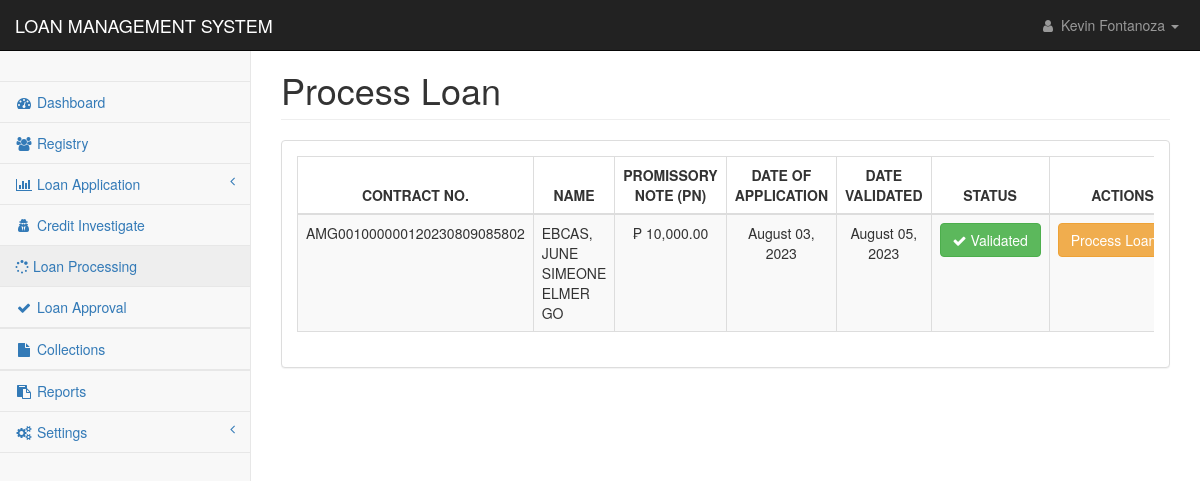
The page /pages/process_loan.php (signed in) on the database as committed earlier.
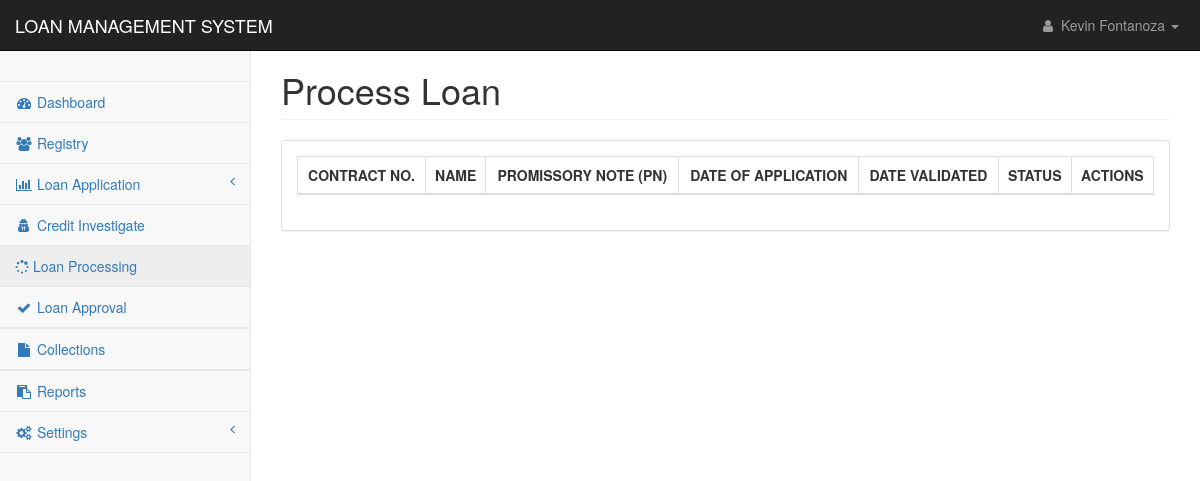
The same page on the database as committed later.
### tables this page shows
CREATE TABLE `loan_applications` (
  `loan_id` int(11) NOT NULL,
  `contract_no` text NOT NULL,
  `client_id` text NOT NULL,
  `loan_type` int(11) NOT NULL,
  `loan_duration` int(11) NOT NULL,
  `loan_amount` double NOT NULL,
  `interest_amount` double NOT NULL,
  `other_fee` double NOT NULL,
  `total_cashout` double NOT NULL,
  `monthly_amortization` int(11) NOT NULL,
  `mop` text NOT NULL,
  `ob` double NOT NULL,
  `udi_percentage` int(11) NOT NULL,
  `udi_value` double NOT NULL,
  `interest_percentage` int(11) NOT NULL,
  `application_date` datetime NOT NULL DEFAULT current_timestamp(),
  `ci_status` int(11) NOT NULL,
  `ci_by` text NOT NULL,
  `ci_remarks` text NOT NULL,
  `ci_date` datetime DEFAULT NULL,
  `approval` int(11) NOT NULL,
  `processed_by` text NOT NULL,
  `date_flagged` datetime DEFAULT NULL,
  `remarks` text NOT NULL,
  `paid` int(11) NOT NULL,
  `loan_status` text NOT NULL,
  `effective_date` date NOT NULL
);

CREATE TABLE `applicants_personal` (
  `applicant_id` int(11) NOT NULL,
  `applicant_code` text NOT NULL,
  `firstname` text NOT NULL,
  `middlename` text NOT NULL,
  `lastname` text NOT NULL,
  `suffix` text NOT NULL,
  `nickname` text NOT NULL,
  `age` text NOT NULL,
  `gender` text NOT NULL,
  `contact1` text NOT NULL,
  `mstatus` text NOT NULL,
  `dob1` date NOT NULL,
  `pob1` text NOT NULL,
  `block1` text NOT NULL,
  `street1` text NOT NULL,
  `phase1` text NOT NULL,
  `brgy1` text NOT NULL,
  `city1` text NOT NULL,
  `province1` text NOT NULL,
  `map_url` text NOT NULL,
  `residence1` text NOT NULL,
  `lwith1` text NOT NULL,
  `block2` text NOT NULL,
  `street2` text NOT NULL,
  `phase2` text NOT NULL,
  `brgy2` text NOT NULL,
  `city2` text NOT NULL,
  `province2` text NOT NULL,
  `residence2` text NOT NULL,
  `lwith2` text NOT NULL,
  `mothername` text NOT NULL,
  `mothercon` text NOT NULL,
  `fathername` text NOT NULL,
  `fathercon` text NOT NULL,
  `file` text NOT NULL,
  `date_encoded` date NOT NULL
);

### pages/process_loan.php (the view, shortened to what the changed rows need)
<?php
include('../config/conn.php');
?>
<!DOCTYPE html>
<html lang="en">
<head>
    <link href="../css/bootstrap.min.css" rel="stylesheet">
    <link href="../css/metisMenu.min.css" rel="stylesheet">
    <link href="../css/dataTables/dataTables.bootstrap.css" rel="stylesheet">
    <link href="../css/dataTables/dataTables.responsive.css" rel="stylesheet">
    <link href="../css/startmin.css" rel="stylesheet">
    <link href="../css/font-awesome.min.css" rel="stylesheet" type="text/css">
</head>
<body>
    <div id="wrapper">
        <?php include('nav.php');?>
        <div id="page-wrapper">
            <div class="container-fluid">
                <div class="row">
                    <div class="col-lg-12">
                        <h1 class="page-header">Process Loan</h1>
                    </div>
                </div>
                <div class="row">
                    <div class="col-lg-12">
                        <div class="panel panel-default">
                            <div class="panel-body">
                                <div class="table-responsive">
                                    <table class="table table-striped table-bordered table-hover"
                                        id="dataTables-example">
                                        <thead>
                                            <tr>
                                                <th style="text-align:center;">CONTRACT NO.</th>
                                                <th style="text-align:center;">NAME</th>
                                                <th style="text-align:center;">PROMISSORY NOTE (PN)</th>
                                                <th style="text-align:center;">DATE OF APPLICATION</th>
                                                <th style="text-align:center;">DATE VALIDATED</th>
                                                <th style="text-align:center;">STATUS</th>
                                                <th style="text-align:center;">ACTIONS</th>
                                            </tr>
                                        </thead>
                                        <tbody>
                                            <?php
                                                $sql ="SELECT * FROM loan_applications
                                                INNER JOIN applicants_personal
                                                ON applicants_personal.applicant_code = loan_applications.client_id WHERE loan_applications.ci_status != 0
                                                ORDER BY applicants_personal.lastname ASC";
                                                $res = mysqli_query($con,$sql);
                                                    if(mysqli_num_rows($res) > 0){
                                                        while($row = mysqli_fetch_assoc($res)) {
                                                        $cid = $row['applicant_code'];
                                                        $adate = $row['application_date'];
                                                ?>
                                            <tr class="odd gradeX">
                                                <td><?php echo $row['contract_no'];?></td>
                                                <td><?php echo $row['lastname'].', '.$row['firstname'].' '.$row['suffix'].' '.$row['middlename'];?>
                                                </td>
                                                <td style="text-align:center;">₱
                                                    <?php echo number_format($row['loan_amount'],2);?></td>
                                                <td class="text-center"><?php echo date('F d, Y',strtotime($adate));?>
                                                </td>
                                                <td style="text-align:center;">
                                                    <?php echo date('F d, Y',strtotime($row['ci_date']));?></td>
                                                <td style="text-align:center;"><span class='btn btn-success'> <i
                                                            class='fa fa-check'></i> Validated</span></td>
                                                <td style="text-align:center">
                                                    <button type="button"
                                                        onclick="{window.location.href = 'contract_signing.php?id=<?= $cid ?>&cn=<?= $row['contract_no'] ?>'}"
                                                        class="btn btn-warning btn-sml">Process
                                                        Loan <i class="fa fa-long-arrow-right"></i></button>
                                                </td>
                                            </tr>
                                            <?php
                                                }
                                            }?>
                                        </tbody>
                                    </table>
                                </div>
                            </div>
                        </div>
                    </div>
                </div>
            </div>
        </div>
    </div>
</body>
</html>

### pages/nav.php (shortened to what the changed rows need)
<nav class="navbar navbar-inverse navbar-fixed-top" role="navigation">
    <div class="navbar-header">
        <a class="navbar-brand" href="index.php">LOAN MANAGEMENT SYSTEM</a>
    </div>
</nav>

Rows that differ between the two databases and show on the page:
no longer on this page (row edited): loan_applications: contract_no "AMG001000000120230809085802", applicants_personal.lastname "EBCAS", applicants_personal.firstname "JUNE SIMEONE ELMER", applicants_personal.middlename "GO", loan_amount "10,000.00", application_date "August 03, 2023", ci_date "August 05, 2023"
